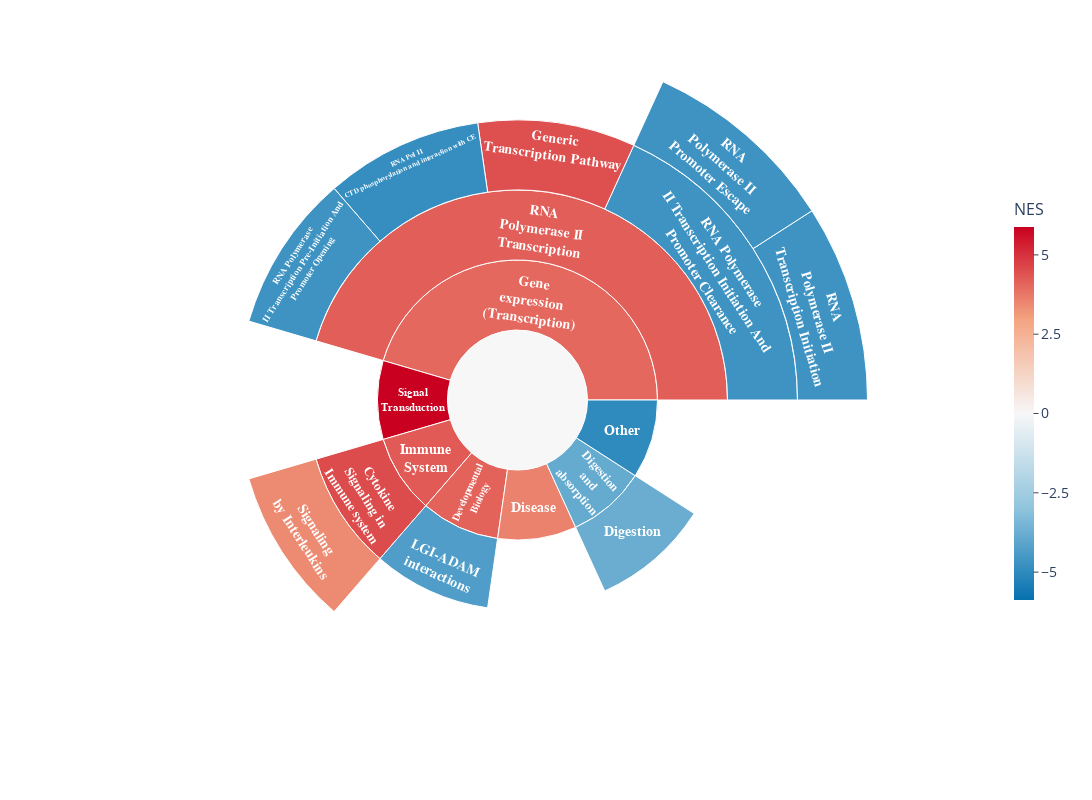

The notebook cell this image was saved under:
### Code cell
fig = plot_sunburst(pathway_hieararchy_gsea_filt_vis_no_other)
fig.show()

### Figure 1 — Plotly figure (JSON) as saved in the notebook; plotly's stock layout.template omitted (floating-point values rounded to 4 significant figures)
{"data": [{"branchvalues": "total", "customdata": [["Signal Transduction"], ["Generic Transcription Pathway"], ["RNA Polymerase II Transcription"], ["Gene expression (Transcription)"], ["Cytokine Signaling in Immune system"], ["Immune System"], ["Developmental Biology"], ["Disease"], ["Signaling by Interleukins"], ["Digestion and absorption"], ["Digestion"], ["LGI-ADAM interactions"], ["RNA Pol II CTD phosphorylation and interaction with CE"], ["RNA Polymerase II Transcription Pre-Initiation And Promoter Opening"], ["RNA Polymerase II Transcription Initiation And Promoter Clearance"], ["RNA Polymerase II Transcription Initiation"], ["RNA Polymerase II Promoter Escape"], ["Other"], ["Reactome pathways"]], "domain": {"x": [0, 1], "y": [0, 1]}, "hovertemplate": "<b>%{customdata[0]}</b><br>NES: %{color:.2f}<extra></extra>", "ids": ["R-HSA-162582", "R-HSA-212436", "R-HSA-73857", "R-HSA-74160", "R-HSA-1280215", "R-HSA-168256", "R-HSA-1266738", "R-HSA-1643685", "R-HSA-449147", "R-HSA-8963743", "R-HSA-8935690", "R-HSA-5682910", "R-HSA-77075", "R-HSA-73779", "R-HSA-76042", "R-HSA-75953", "R-HSA-73776", "Other", "ROOT"], "insidetextorientation": "auto", "labels": ["Signal<br>Transduction", "Generic<br>Transcription Pathway", "RNA<br>Polymerase II<br>Transcription", "Gene<br>expression<br>(Transcription)", "Cytokine<br>Signaling in<br>Immune system", "Immune<br>System", "Developmental<br>Biology", "Disease", "Signaling<br>by Interleukins", "Digestion<br>and<br>absorption", "Digestion", "LGI-ADAM<br>interactions", "RNA Pol II<br>CTD phosphorylation and interaction with CE<br>", "RNA Polymerase<br>II Transcription Pre-Initiation And<br>Promoter Opening", "RNA Polymerase<br>II Transcription Initiation And<br>Promoter Clearance", "RNA<br>Polymerase II<br>Transcription Initiation", "RNA<br>Polymerase II<br>Promoter Escape", "Other", " "], "marker": {"coloraxis": "coloraxis", "colors": [5.879, 4.457, 4.203, 4.023, 4.524, 4.273, 4.118, 3.557, 3.41, -3.888, -3.783, -4.34, -4.862, -4.689, -4.689, -4.689, -4.689, -5.0, 0.0]}, "name": "", "parents": ["ROOT", "R-HSA-73857", "R-HSA-74160", "ROOT", "R-HSA-168256", "ROOT", "ROOT", "ROOT", "R-HSA-1280215", "ROOT", "R-HSA-8963743", "R-HSA-1266738", "R-HSA-73857", "R-HSA-73857", "R-HSA-73857", "R-HSA-76042", "R-HSA-76042", "ROOT", ""], "textfont": {"color": ["white", "white", "white", "white", "white", "white", "white", "white", "white", "white", "white", "white", "white", "white", "white", "white", "white", "white", "#2F4F4F"], "family": "Arial", "size": 14}, "textinfo": "label", "texttemplate": "<b>%{label}</b>", "type": "sunburst"}], "layout": {"coloraxis": {"cmid": 0, "colorbar": {"len": 0.6, "thickness": 20, "tickfont": {"size": 14}, "ticks": "outside", "tickvals": [-5, -2.5, 0, 2.5, 5], "title": {"font": {"size": 16}, "text": "NES"}}, "colorscale": [[0, "#0571b0"], [0.25, "#92c5de"], [0.5, "#f7f7f7"], [0.75, "#f4a582"], [1, "#ca0020"]]}, "font": {"size": 14}, "height": 800, "legend": {"tracegroupgap": 0}, "margin": {"b": 50, "l": 50, "r": 50, "t": 50}, "width": 1100}}
